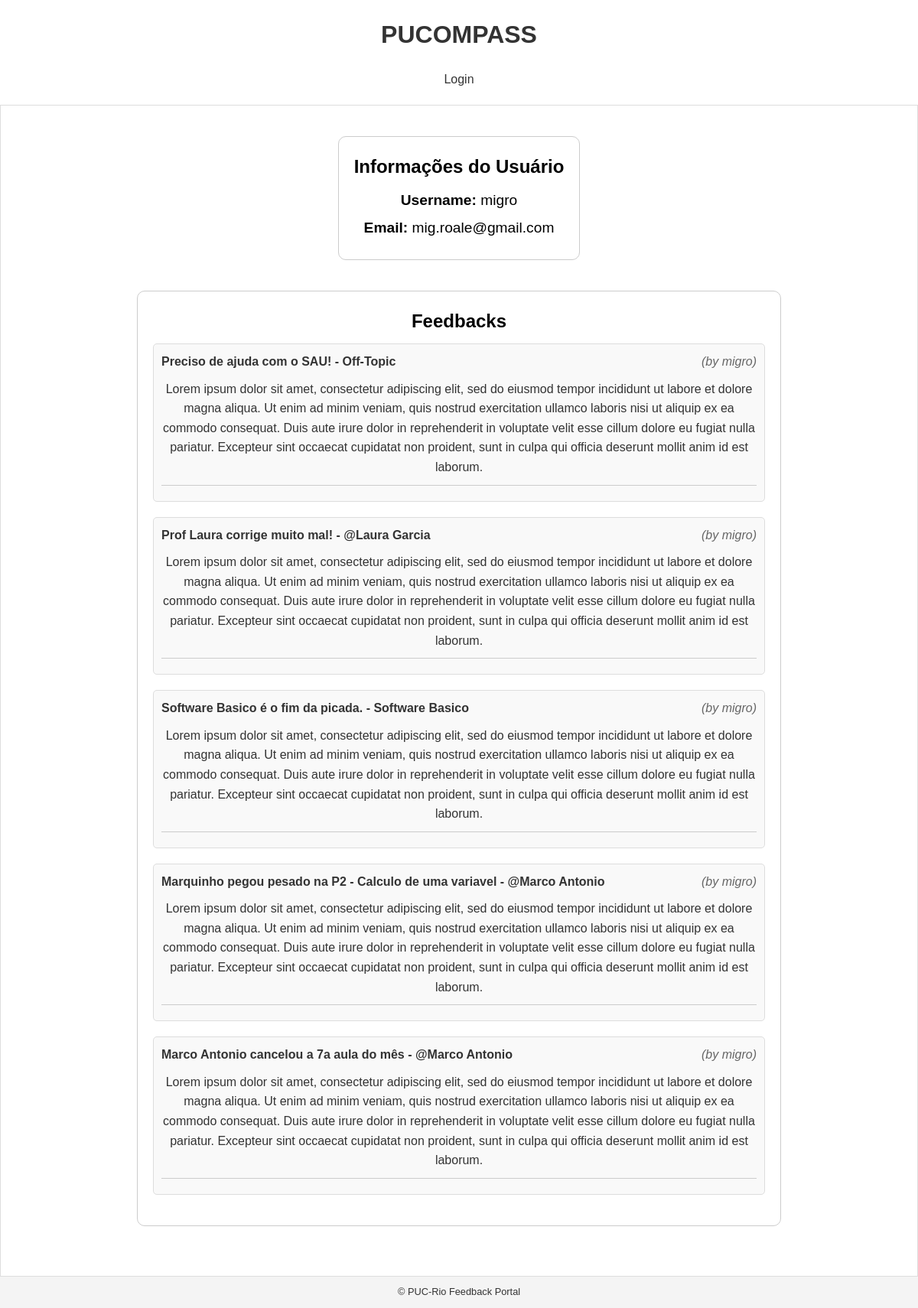
/user/6/, run on the app's committed database.
### reviews/models/feedback.py (models this page shows, shortened)
class Feedback(models.Model):
    subject = models.ForeignKey(Subject, on_delete=models.CASCADE,
                                null=True, blank=True)
    title = models.CharField(max_length=40)
    body = models.TextField()
    author = models.ForeignKey(User, on_delete=models.SET_NULL, null=True)
    teachers = models.ForeignKey(Teacher, on_delete=models.SET_NULL,
                                 null=True, blank=True)
    participants = models.ManyToManyField(User, related_name='participants',
                                          blank=True)
    created = models.DateTimeField(auto_now_add=True)
    def validate_half_number(self):
        """
        Validator to check if the value is a whole number or a half number.

        Args:
            self (float): The value to validate.

        Raises:
            ValidationError: If the value is not a whole or half number.
        """
        if self * 2 % 1 != 0:
            raise ValidationError('Value must be a whole or half number.')
    stars = models.FloatField(
        validators=[MinValueValidator(1),
                    MaxValueValidator(5),
                    validate_half_number],
        default=None, null=True, blank=True)

### reviews/models/entities.py (models this page shows, shortened)
class Teacher(models.Model):
    name = models.CharField(max_length=100)
    email = models.EmailField(max_length=100, unique=True,
                              null=True, blank=True)
    average_stars = models.FloatField(
        validators=[MinValueValidator(1), MaxValueValidator(5)],
        default=None,
        null=True,
        blank=True)

class Subject(models.Model):
    name_validator = RegexValidator(
        regex=r'^[A-Z]{3}\d{4}$',
        message="Subject code must be 3 uppercase \
        letters followed by 4 digits. E.g., 'INF1343'."
    )
    code = models.CharField(
        max_length=7,
        unique=True,
        validators=[name_validator],
        primary_key=True,
        default='XXX0000',
    )
    name = models.CharField(max_length=100)
    average_stars = models.FloatField(
        validators=[MinValueValidator(1), MaxValueValidator(5)],
        default=None,
        null=True,
        blank=True)
    def __str__(self):
        return str(self.name)

### reviews/views.py (the view)
def userProfile(request, pk):
    user = User.objects.get(id=pk)
    feedbacks = Feedback.objects.filter(author=user)
    context = {
        'user': user,
        'feedbacks': feedbacks
    }
    return render(request, 'reviews/user_profile.html', context)

### reviews/templates/reviews/user_profile.html (shortened to what this page needs)
{% extends 'base.html' %}
{% block content %}
<div class="user-info">
    <h2>Informações do Usuário</h2>
    <p><strong>Username:</strong> {{ user.username }}</p>
    <p><strong>Email:</strong> {{ user.email }}</p>
</div>
<div class="user-profile">
    <h2>Feedbacks</h2>
    <ul class="feedback-list">
        {% for feedback in feedbacks %}
            <li class="feedback-item">
                <div class="feedback-header">
                    <span class="feedback-subject">
                        {{ feedback.title}} -
                        {% if feedback.subject %}{{ feedback.subject }}{% endif %}
                        {% if feedback.subject and feedback.teachers %} - {% endif %}
                        {% if feedback.teachers %}@{{ feedback.teachers.name }}{% endif %}
                        {% if not feedback.subject and not feedback.teachers %}Off-Topic{% endif %}
                    </span>
                    <span class="feedback-author">(by {{ feedback.author }})</span>
                </div>
                <p class="feedback-body">{{ feedback.body }}</p>
                <hr class="feedback-divider"/>
            </li>
        {% endfor %}
    </ul>
</div>
{% endblock content %}

### reviews/static/reviews/css/styles.css (style rules this page uses)
body, h1, h2, h3, p, ul, li, a { margin: 0; padding: 0; text-align: center; text-decoration: none; color: #333; }
body { font-family: Arial, sans-serif; line-height: 1.6; background-color: #f4f4f4; }

### reviews/templates/reviews/user_profile.html (style rules this page uses)
.user-info { text-align: center; margin: 20px auto; max-width: 800px; background-color: #fff; color: #333; padding: 20px; border-radius: 10px; border: 1px solid #ccc; margin-bottom: 20px; }
.user-info h2 { font-size: 1.5em; margin-bottom: 10px; color: #000; }
.user-info p { font-size: 1.2em; margin: 5px 0; color: #000; }
.user-profile { text-align: center; margin: 20px auto; max-width: 800px; background-color: #fff; color: #333; padding: 20px; border-radius: 10px; border: 1px solid #ccc; }
.user-profile h2 { font-size: 1.5em; margin-bottom: 10px; color: #000; }
.feedback-list { list-style: none; padding: 0; }
.feedback-item { margin-bottom: 20px; padding: 10px; border-radius: 5px; background-color: #f9f9f9; border: 1px solid #ddd; }
.feedback-header { display: flex; justify-content: space-between; margin-bottom: 5px; }
.feedback-subject { font-weight: bold; color: #333; }
.feedback-author { font-style: italic; color: #666; }
.feedback-body { margin: 10px 0; color: #333; }
.feedback-divider { border: 0; height: 1px; background: #ccc; margin: 10px 0; }

### data on the page
Feedback: title "Preciso de ajuda com o SAU!", shows "Off-Topic", author "migro", body "Lorem ipsum dolor sit amet, consectetur adipiscing elit, sed do eiusmod tempor incididunt ut labore et dolore magna aliqua. Ut enim ad minim veniam, quis nostrud exercitation ullamco laboris nisi ut aliquip ex ea commodo consequat. Duis aute irure dolor in reprehenderit in voluptate velit esse cillum dolore eu fugiat nulla pariatur. Excepteur sint occaecat cupidatat non proident, sunt in culpa qui officia deserunt mollit anim id est laborum."
Feedback: title "Prof Laura corrige muito mal!", teachers.name "Laura Garcia", author "migro", body "Lorem ipsum dolor sit amet, consectetur adipiscing elit, sed do eiusmod tempor incididunt ut labore et dolore magna aliqua. Ut enim ad minim veniam, quis nostrud exercitation ullamco laboris nisi ut aliquip ex ea commodo consequat. Duis aute irure dolor in reprehenderit in voluptate velit esse cillum dolore eu fugiat nulla pariatur. Excepteur sint occaecat cupidatat non proident, sunt in culpa qui officia deserunt mollit anim id est laborum."
Feedback: title "Software Basico é o fim da picada.", subject "Software Basico", author "migro", body "Lorem ipsum dolor sit amet, consectetur adipiscing elit, sed do eiusmod tempor incididunt ut labore et dolore magna aliqua. Ut enim ad minim veniam, quis nostrud exercitation ullamco laboris nisi ut aliquip ex ea commodo consequat. Duis aute irure dolor in reprehenderit in voluptate velit esse cillum dolore eu fugiat nulla pariatur. Excepteur sint occaecat cupidatat non proident, sunt in culpa qui officia deserunt mollit anim id est laborum."
Feedback: title "Marquinho pegou pesado na P2", subject "Calculo de uma variavel", teachers.name "Marco Antonio", author "migro", body "Lorem ipsum dolor sit amet, consectetur adipiscing elit, sed do eiusmod tempor incididunt ut labore et dolore magna aliqua. Ut enim ad minim veniam, quis nostrud exercitation ullamco laboris nisi ut aliquip ex ea commodo consequat. Duis aute irure dolor in reprehenderit in voluptate velit esse cillum dolore eu fugiat nulla pariatur. Excepteur sint occaecat cupidatat non proident, sunt in culpa qui officia deserunt mollit anim id est laborum."
Feedback: title "Marco Antonio cancelou a 7a aula do mês", teachers.name "Marco Antonio", author "migro", body "Lorem ipsum dolor sit amet, consectetur adipiscing elit, sed do eiusmod tempor incididunt ut labore et dolore magna aliqua. Ut enim ad minim veniam, quis nostrud exercitation ullamco laboris nisi ut aliquip ex ea commodo consequat. Duis aute irure dolor in reprehenderit in voluptate velit esse cillum dolore eu fugiat nulla pariatur. Excepteur sint occaecat cupidatat non proident, sunt in culpa qui officia deserunt mollit anim id est laborum."

### other printed values
{{ user.username }} "migro"
{{ user.email }} "mig.roale@gmail.com"
